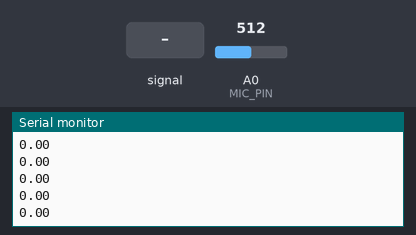
This sketch was run on a simulated Arduino Uno, built with avr-gcc and run on an emulated ATmega328P. Shown: the last lines printed to the serial monitor. Inputs (shaded band) come from the test bench; at power-on: A0 (MIC_PIN) = 512.

Above: at 1.2 s.
1.3 s: A0 (MIC_PIN) fed a 200 Hz sine of ±81 counts around its level
At 1.57 s:
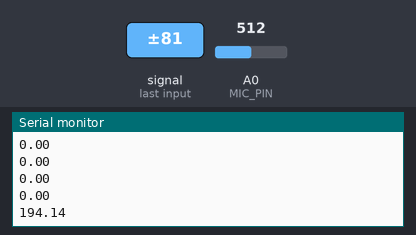
2.8 s: A0 (MIC_PIN) fed a 1000 Hz sine of ±255 counts around its level
At 3.1 s:
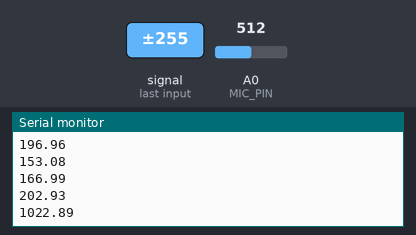
Timing chart, 0 to 5.8 s (numbered marks = the images above; inputs shaded):
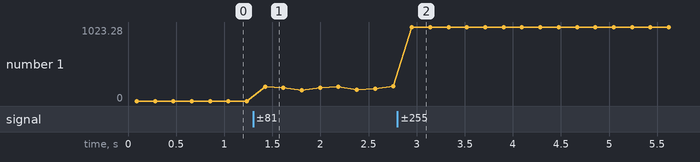

Measured:
- after the input at 1.3 s, the serial monitor: prints a new line after 0.12 s (image 1)
- after the input at 2.8 s, the serial monitor: prints a new line after 0.15 s (image 2)
- plotted number 1: 0 → 202.93 after the input at 1.3 s, 202.93 → 1023.01 after the input at 2.8 s

The sketch:

MEASURE_FREQUENCY.ino
```cpp
#include "arduinoFFT.h"

#define MIC_PIN A0
#define SAMPLES 64
#define SAMPLING_FREQ 9000

double vReal[SAMPLES];
double vImag[SAMPLES];
double peak;

ArduinoFFT<double> FFT = ArduinoFFT<double>(vReal, vImag, SAMPLES, SAMPLING_FREQ);

void setup() {
  Serial.begin(115200);
  pinMode(MIC_PIN, INPUT);
}

void loop() {
  // 1. DATA SAMPLING
  for (int i = 0; i < SAMPLES; i++) {
    vReal[i] = analogRead(MIC_PIN);
    vImag[i] = 0.0;
  }

  // 2. FFT CALCULATIONS
  FFT.dcRemoval();
  FFT.windowing(FFT_WIN_TYP_HAMMING, FFT_FORWARD);
  FFT.compute(FFT_FORWARD);

  // FIXED: Converts raw complex numbers into physical amplitudes
  FFT.complexToMagnitude();

  // 3. IDENTIFY AND PRINT THE MASTER PITCH
  peak = FFT.majorPeak();
  Serial.println(peak);

  delay(100); // Optional: keeps the Serial Monitor readable instead of a blur
}
```
